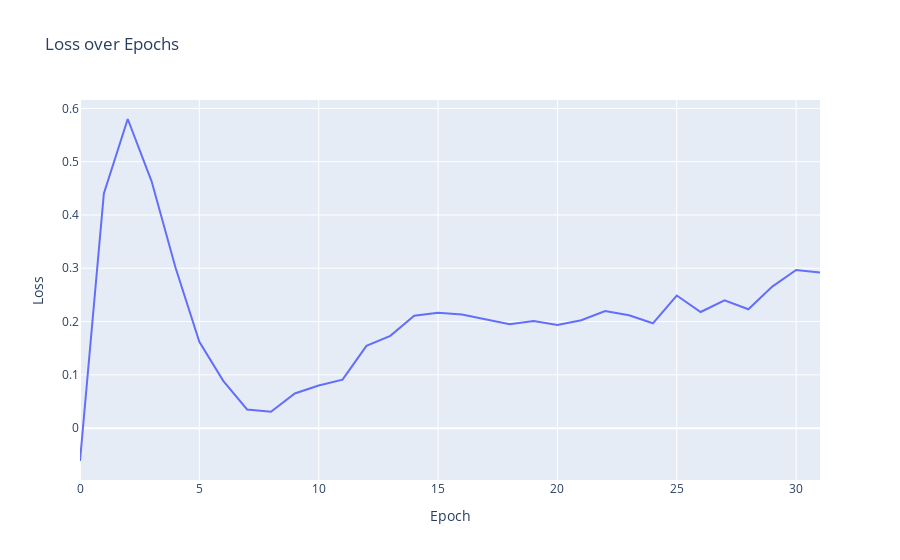

This figure's notebook cell:
### Code cell
fig = px.line(x=list(range(len(metrics['loss_actor']))), y=metrics['loss_actor'], labels={'x': 'Epoch', 'y': 'Loss'}, title='Loss over Epochs', log_y=False)
fig.show()

### Figure 1 — Plotly figure (JSON) as saved in the notebook; plotly's stock layout.template omitted (floating-point values rounded to 4 significant figures)
{"data": [{"hovertemplate": "Epoch=%{x}<br>Loss=%{y}<extra></extra>", "legendgroup": "", "line": {"color": "#636efa", "dash": "solid"}, "marker": {"symbol": "circle"}, "mode": "lines", "name": "", "orientation": "h", "showlegend": false, "type": "scatter", "x": [0, 1, 2, 3, 4, 5, 6, 7, 8, 9, 10, 11, 12, 13, 14, 15, 16, 17, 18, 19, 20, 21, 22, 23, 24, 25, 26, 27, 28, 29, 30, 31], "xaxis": "x", "y": [-0.06167, 0.4405, 0.5801, 0.4631, 0.3013, 0.1621, 0.0888, 0.0351, 0.03069, 0.06497, 0.07995, 0.09104, 0.1544, 0.1732, 0.2111, 0.2166, 0.2133, 0.2041, 0.1949, 0.201, 0.1937, 0.2024, 0.2197, 0.2117, 0.1967, 0.2488, 0.2179, 0.24, 0.2231, 0.2656, 0.2969, 0.2922], "yaxis": "y"}], "layout": {"legend": {"tracegroupgap": 0}, "title": {"text": "Loss over Epochs"}, "xaxis": {"anchor": "y", "domain": [0, 1], "title": {"text": "Epoch"}}, "yaxis": {"anchor": "x", "domain": [0, 1], "title": {"text": "Loss"}}}}
